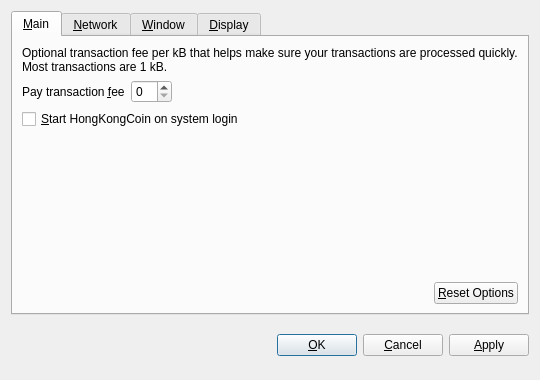
<?xml version="1.0" encoding="UTF-8"?>
<ui version="4.0">
 <class>OptionsDialog</class>
 <widget class="QDialog" name="OptionsDialog">
  <property name="geometry">
   <rect>
    <x>0</x>
    <y>0</y>
    <width>540</width>
    <height>380</height>
   </rect>
  </property>
  <property name="windowTitle">
   <string>Options</string>
  </property>
  <property name="modal">
   <bool>true</bool>
  </property>
  <layout class="QVBoxLayout" name="verticalLayout">
   <item>
    <widget class="QTabWidget" name="tabWidget">
     <property name="tabPosition">
      <enum>QTabWidget::North</enum>
     </property>
     <property name="currentIndex">
      <number>0</number>
     </property>
     <widget class="QWidget" name="tabMain">
      <attribute name="title">
       <string>&amp;Main</string>
      </attribute>
      <layout class="QVBoxLayout" name="verticalLayout_Main">
       <item>
        <widget class="QLabel" name="transactionFeeInfoLabel">
         <property name="text">
          <string>Optional transaction fee per kB that helps make sure your transactions are processed quickly. Most transactions are 1 kB.</string>
         </property>
         <property name="textFormat">
          <enum>Qt::PlainText</enum>
         </property>
         <property name="wordWrap">
          <bool>true</bool>
         </property>
        </widget>
       </item>
       <item>
        <layout class="QHBoxLayout" name="horizontalLayout_1_Main">
         <item>
          <widget class="QLabel" name="transactionFeeLabel">
           <property name="text">
            <string>Pay transaction &amp;fee</string>
           </property>
           <property name="textFormat">
            <enum>Qt::PlainText</enum>
           </property>
           <property name="buddy">
            <cstring>transactionFee</cstring>
           </property>
          </widget>
         </item>
         <item>
          <widget class="HongKongCoinAmountField" name="transactionFee"/>
         </item>
         <item>
          <spacer name="horizontalSpacer_1_Main">
           <property name="orientation">
            <enum>Qt::Horizontal</enum>
           </property>
           <property name="sizeHint" stdset="0">
            <size>
             <width>40</width>
             <height>20</height>
            </size>
           </property>
          </spacer>
         </item>
        </layout>
       </item>
       <item>
        <widget class="QCheckBox" name="hongkongcoinAtStartup">
         <property name="toolTip">
          <string>Automatically start HongKongCoin after logging in to the system.</string>
         </property>
         <property name="text">
          <string>&amp;Start HongKongCoin on system login</string>
         </property>
        </widget>
       </item>
       <item>
        <spacer name="verticalSpacer_Main">
         <property name="orientation">
          <enum>Qt::Vertical</enum>
         </property>
         <property name="sizeHint" stdset="0">
          <size>
           <width>20</width>
           <height>40</height>
          </size>
         </property>
        </spacer>
       </item>
       <item>
        <layout class="QHBoxLayout" name="horizontalLayout_2_Main">
         <item>
          <spacer name="horizontalSpacer_2_Main">
           <property name="orientation">
            <enum>Qt::Horizontal</enum>
           </property>
           <property name="sizeHint" stdset="0">
            <size>
             <width>40</width>
             <height>20</height>
            </size>
           </property>
          </spacer>
         </item>
         <item>
          <widget class="QPushButton" name="resetButton">
           <property name="toolTip">
            <string>Reset all client options to default.</string>
           </property>
           <property name="text">
            <string>&amp;Reset Options</string>
           </property>
           <property name="autoDefault">
            <bool>false</bool>
           </property>
          </widget>
         </item>
        </layout>
       </item>
      </layout>
     </widget>
     <widget class="QWidget" name="tabNetwork">
      <attribute name="title">
       <string>&amp;Network</string>
      </attribute>
      <layout class="QVBoxLayout" name="verticalLayout_Network">
       <item>
        <widget class="QCheckBox" name="mapPortUpnp">
         <property name="toolTip">
          <string>Automatically open the HongKongCoin client port on the router. This only works when your router supports UPnP and it is enabled.</string>
         </property>
         <property name="text">
          <string>Map port using &amp;UPnP</string>
         </property>
        </widget>
       </item>
       <item>
        <widget class="QCheckBox" name="connectSocks">
         <property name="toolTip">
          <string>Connect to the HongKongCoin network through a SOCKS proxy (e.g. when connecting through Tor).</string>
         </property>
         <property name="text">
          <string>&amp;Connect through SOCKS proxy:</string>
         </property>
        </widget>
       </item>
       <item>
        <layout class="QHBoxLayout" name="horizontalLayout_Network">
         <item>
          <widget class="QLabel" name="proxyIpLabel">
           <property name="text">
            <string>Proxy &amp;IP:</string>
           </property>
           <property name="textFormat">
            <enum>Qt::PlainText</enum>
           </property>
           <property name="buddy">
            <cstring>proxyIp</cstring>
           </property>
          </widget>
         </item>
         <item>
          <widget class="QValidatedLineEdit" name="proxyIp">
           <property name="maximumSize">
            <size>
             <width>140</width>
             <height>16777215</height>
            </size>
           </property>
           <property name="toolTip">
            <string>IP address of the proxy (e.g. 127.0.0.1)</string>
           </property>
          </widget>
         </item>
         <item>
          <widget class="QLabel" name="proxyPortLabel">
           <property name="text">
            <string>&amp;Port:</string>
           </property>
           <property name="textFormat">
            <enum>Qt::PlainText</enum>
           </property>
           <property name="buddy">
            <cstring>proxyPort</cstring>
           </property>
          </widget>
         </item>
         <item>
          <widget class="QLineEdit" name="proxyPort">
           <property name="maximumSize">
            <size>
             <width>55</width>
             <height>16777215</height>
            </size>
           </property>
           <property name="toolTip">
            <string>Port of the proxy (e.g. 9050)</string>
           </property>
          </widget>
         </item>
         <item>
          <widget class="QLabel" name="socksVersionLabel">
           <property name="text">
            <string>SOCKS &amp;Version:</string>
           </property>
           <property name="textFormat">
            <enum>Qt::PlainText</enum>
           </property>
           <property name="buddy">
            <cstring>socksVersion</cstring>
           </property>
          </widget>
         </item>
         <item>
          <widget class="QValueComboBox" name="socksVersion">
           <property name="toolTip">
            <string>SOCKS version of the proxy (e.g. 5)</string>
           </property>
          </widget>
         </item>
         <item>
          <spacer name="horizontalSpacer_Network">
           <property name="orientation">
            <enum>Qt::Horizontal</enum>
           </property>
           <property name="sizeHint" stdset="0">
            <size>
             <width>40</width>
             <height>20</height>
            </size>
           </property>
          </spacer>
         </item>
        </layout>
       </item>
       <item>
        <spacer name="verticalSpacer_Network">
         <property name="orientation">
          <enum>Qt::Vertical</enum>
         </property>
         <property name="sizeHint" stdset="0">
          <size>
           <width>20</width>
           <height>40</height>
          </size>
         </property>
        </spacer>
       </item>
      </layout>
     </widget>
     <widget class="QWidget" name="tabWindow">
      <attribute name="title">
       <string>&amp;Window</string>
      </attribute>
      <layout class="QVBoxLayout" name="verticalLayout_Window">
       <item>
        <widget class="QCheckBox" name="minimizeToTray">
         <property name="toolTip">
          <string>Show only a tray icon after minimizing the window.</string>
         </property>
         <property name="text">
          <string>&amp;Minimize to the tray instead of the taskbar</string>
         </property>
        </widget>
       </item>
       <item>
        <widget class="QCheckBox" name="minimizeOnClose">
         <property name="toolTip">
          <string>Minimize instead of exit the application when the window is closed. When this option is enabled, the application will be closed only after selecting Quit in the menu.</string>
         </property>
         <property name="text">
          <string>M&amp;inimize on close</string>
         </property>
        </widget>
       </item>
       <item>
        <spacer name="verticalSpacer_Window">
         <property name="orientation">
          <enum>Qt::Vertical</enum>
         </property>
         <property name="sizeHint" stdset="0">
          <size>
           <width>20</width>
           <height>40</height>
          </size>
         </property>
        </spacer>
       </item>
      </layout>
     </widget>
     <widget class="QWidget" name="tabDisplay">
      <attribute name="title">
       <string>&amp;Display</string>
      </attribute>
      <layout class="QVBoxLayout" name="verticalLayout_Display">
       <item>
        <layout class="QHBoxLayout" name="horizontalLayout_1_Display">
         <item>
          <widget class="QLabel" name="langLabel">
           <property name="text">
            <string>User Interface &amp;language:</string>
           </property>
           <property name="textFormat">
            <enum>Qt::PlainText</enum>
           </property>
           <property name="buddy">
            <cstring>lang</cstring>
           </property>
          </widget>
         </item>
         <item>
          <widget class="QValueComboBox" name="lang">
           <property name="toolTip">
            <string>The user interface language can be set here. This setting will take effect after restarting HongKongCoin.</string>
           </property>
          </widget>
         </item>
        </layout>
       </item>
       <item>
        <layout class="QHBoxLayout" name="horizontalLayout_2_Display">
         <item>
          <widget class="QLabel" name="unitLabel">
           <property name="text">
            <string>&amp;Unit to show amounts in:</string>
           </property>
           <property name="textFormat">
            <enum>Qt::PlainText</enum>
           </property>
           <property name="buddy">
            <cstring>unit</cstring>
           </property>
          </widget>
         </item>
         <item>
          <widget class="QValueComboBox" name="unit">
           <property name="toolTip">
            <string>Choose the default subdivision unit to show in the interface and when sending coins.</string>
           </property>
          </widget>
         </item>
        </layout>
       </item>
       <item>
        <widget class="QCheckBox" name="displayAddresses">
         <property name="toolTip">
          <string>Whether to show HongKongCoin addresses in the transaction list or not.</string>
         </property>
         <property name="text">
          <string>&amp;Display addresses in transaction list</string>
         </property>
        </widget>
       </item>
       <item>
        <spacer name="verticalSpacer_Display">
         <property name="orientation">
          <enum>Qt::Vertical</enum>
         </property>
         <property name="sizeHint" stdset="0">
          <size>
           <width>20</width>
           <height>40</height>
          </size>
         </property>
        </spacer>
       </item>
      </layout>
     </widget>
    </widget>
   </item>
   <item>
    <layout class="QHBoxLayout" name="horizontalLayout_Buttons">
     <item>
      <spacer name="horizontalSpacer_1">
       <property name="orientation">
        <enum>Qt::Horizontal</enum>
       </property>
       <property name="sizeHint" stdset="0">
        <size>
         <width>40</width>
         <height>48</height>
        </size>
       </property>
      </spacer>
     </item>
     <item>
      <widget class="QLabel" name="statusLabel">
       <property name="font">
        <font>
         <weight>75</weight>
         <bold>true</bold>
        </font>
       </property>
       <property name="text">
        <string/>
       </property>
       <property name="textFormat">
        <enum>Qt::PlainText</enum>
       </property>
       <property name="wordWrap">
        <bool>true</bool>
       </property>
      </widget>
     </item>
     <item>
      <spacer name="horizontalSpacer_2">
       <property name="orientation">
        <enum>Qt::Horizontal</enum>
       </property>
       <property name="sizeHint" stdset="0">
        <size>
         <width>40</width>
         <height>48</height>
        </size>
       </property>
      </spacer>
     </item>
     <item>
      <widget class="QPushButton" name="okButton">
       <property name="text">
        <string>&amp;OK</string>
       </property>
      </widget>
     </item>
     <item>
      <widget class="QPushButton" name="cancelButton">
       <property name="text">
        <string>&amp;Cancel</string>
       </property>
       <property name="autoDefault">
        <bool>false</bool>
       </property>
      </widget>
     </item>
     <item>
      <widget class="QPushButton" name="applyButton">
       <property name="text">
        <string>&amp;Apply</string>
       </property>
       <property name="autoDefault">
        <bool>false</bool>
       </property>
      </widget>
     </item>
    </layout>
   </item>
  </layout>
 </widget>
 <customwidgets>
  <customwidget>
   <class>HongKongCoinAmountField</class>
   <extends>QSpinBox</extends>
   <header>hongkongcoinamountfield.h</header>
  </customwidget>
  <customwidget>
   <class>QValueComboBox</class>
   <extends>QComboBox</extends>
   <header>qvaluecombobox.h</header>
  </customwidget>
  <customwidget>
   <class>QValidatedLineEdit</class>
   <extends>QLineEdit</extends>
   <header>qvalidatedlineedit.h</header>
  </customwidget>
 </customwidgets>
 <resources/>
 <connections/>
</ui>
